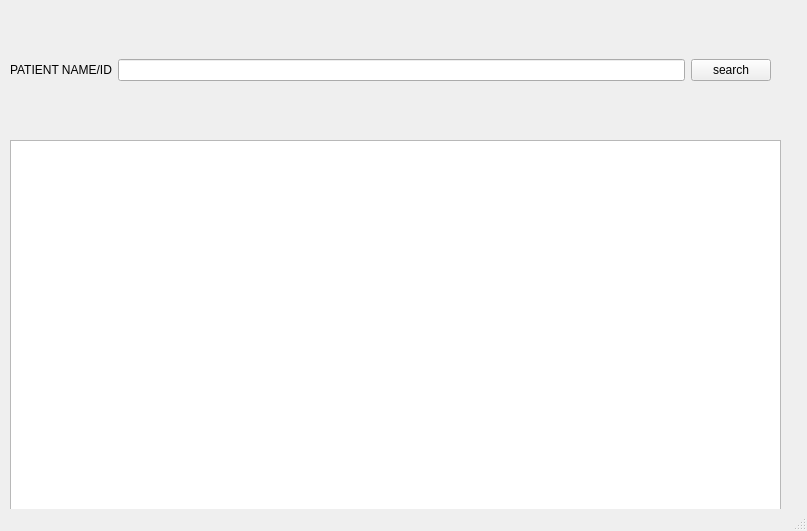
<?xml version="1.0" encoding="UTF-8"?>
<ui version="4.0">
 <class>MainWindow</class>
 <widget class="QMainWindow" name="MainWindow">
  <property name="geometry">
   <rect>
    <x>0</x>
    <y>0</y>
    <width>807</width>
    <height>531</height>
   </rect>
  </property>
  <property name="windowTitle">
   <string>MainWindow</string>
  </property>
  <widget class="QWidget" name="centralwidget">
   <widget class="QStackedWidget" name="stackedWidget">
    <property name="geometry">
     <rect>
      <x>0</x>
      <y>10</y>
      <width>811</width>
      <height>531</height>
     </rect>
    </property>
    <property name="currentIndex">
     <number>3</number>
    </property>
    <widget class="QWidget" name="aa">
     <widget class="QLineEdit" name="lineEditID">
      <property name="geometry">
       <rect>
        <x>320</x>
        <y>330</y>
        <width>171</width>
        <height>20</height>
       </rect>
      </property>
     </widget>
     <widget class="QPushButton" name="pushButtonLogin">
      <property name="geometry">
       <rect>
        <x>340</x>
        <y>360</y>
        <width>111</width>
        <height>51</height>
       </rect>
      </property>
      <property name="text">
       <string>Enter</string>
      </property>
     </widget>
     <widget class="QLabel" name="label">
      <property name="geometry">
       <rect>
        <x>160</x>
        <y>80</y>
        <width>531</width>
        <height>81</height>
       </rect>
      </property>
      <property name="font">
       <font>
        <family>Baskerville Old Face</family>
        <pointsize>20</pointsize>
       </font>
      </property>
      <property name="text">
       <string>Medical Record Management System</string>
      </property>
     </widget>
     <widget class="QLabel" name="label_2">
      <property name="geometry">
       <rect>
        <x>290</x>
        <y>330</y>
        <width>63</width>
        <height>20</height>
       </rect>
      </property>
      <property name="text">
       <string>ID:</string>
      </property>
     </widget>
     <widget class="QRadioButton" name="radioAdmin">
      <property name="geometry">
       <rect>
        <x>290</x>
        <y>290</y>
        <width>112</width>
        <height>26</height>
       </rect>
      </property>
      <property name="text">
       <string>ADMIN</string>
      </property>
      <attribute name="buttonGroup">
       <string notr="true">buttonGroup</string>
      </attribute>
     </widget>
     <widget class="QRadioButton" name="radioPatient">
      <property name="geometry">
       <rect>
        <x>410</x>
        <y>290</y>
        <width>112</width>
        <height>26</height>
       </rect>
      </property>
      <property name="text">
       <string>PATIENT</string>
      </property>
      <attribute name="buttonGroup">
       <string notr="true">buttonGroup</string>
      </attribute>
     </widget>
    </widget>
    <widget class="QWidget" name="bb">
     <widget class="QWidget" name="verticalLayoutWidget">
      <property name="geometry">
       <rect>
        <x>20</x>
        <y>30</y>
        <width>731</width>
        <height>51</height>
       </rect>
      </property>
      <layout class="QVBoxLayout" name="verticalLayout">
       <item>
        <widget class="QLabel" name="label_3">
         <property name="font">
          <font>
           <pointsize>11</pointsize>
           <bold>true</bold>
          </font>
         </property>
         <property name="text">
          <string>Patient Information</string>
         </property>
        </widget>
       </item>
       <item>
        <widget class="Line" name="line">
         <property name="orientation">
          <enum>Qt::Orientation::Horizontal</enum>
         </property>
        </widget>
       </item>
      </layout>
     </widget>
     <widget class="QWidget" name="formLayoutWidget">
      <property name="geometry">
       <rect>
        <x>20</x>
        <y>80</y>
        <width>537</width>
        <height>178</height>
       </rect>
      </property>
      <layout class="QFormLayout" name="formLayout">
       <item row="0" column="0">
        <widget class="QLabel" name="label_4">
         <property name="text">
          <string>Surname:</string>
         </property>
        </widget>
       </item>
       <item row="0" column="1">
        <widget class="QLineEdit" name="lineEditSurname"/>
       </item>
       <item row="1" column="0">
        <widget class="QLabel" name="label_7">
         <property name="text">
          <string>Middle Name:</string>
         </property>
        </widget>
       </item>
       <item row="1" column="1">
        <widget class="QLineEdit" name="lineEditMI"/>
       </item>
       <item row="2" column="0">
        <widget class="QLabel" name="label_5">
         <property name="text">
          <string>First Name:</string>
         </property>
        </widget>
       </item>
       <item row="2" column="1">
        <widget class="QLineEdit" name="lineEditFirst"/>
       </item>
       <item row="3" column="0">
        <layout class="QHBoxLayout" name="horizontalLayout_2">
         <item>
          <widget class="QLabel" name="label_10">
           <property name="text">
            <string>Sex:</string>
           </property>
          </widget>
         </item>
         <item>
          <widget class="QRadioButton" name="radioButton_4">
           <property name="text">
            <string>M</string>
           </property>
          </widget>
         </item>
         <item>
          <widget class="QRadioButton" name="radioButton_3">
           <property name="text">
            <string>F</string>
           </property>
          </widget>
         </item>
        </layout>
       </item>
       <item row="3" column="1">
        <layout class="QHBoxLayout" name="horizontalLayout">
         <item>
          <widget class="QLabel" name="label_8">
           <property name="text">
            <string>Suffix:</string>
           </property>
          </widget>
         </item>
         <item>
          <widget class="QComboBox" name="comboBox"/>
         </item>
         <item>
          <widget class="QLabel" name="label_6">
           <property name="text">
            <string>Age:</string>
           </property>
          </widget>
         </item>
         <item>
          <widget class="QComboBox" name="comboBox_2"/>
         </item>
        </layout>
       </item>
       <item row="4" column="0">
        <layout class="QHBoxLayout" name="horizontalLayout_4">
         <item>
          <widget class="QLabel" name="label_11">
           <property name="text">
            <string>Birthdate:</string>
           </property>
          </widget>
         </item>
         <item>
          <widget class="QDateEdit" name="dateEdit">
           <property name="calendarPopup">
            <bool>true</bool>
           </property>
          </widget>
         </item>
        </layout>
       </item>
       <item row="4" column="1">
        <layout class="QHBoxLayout" name="horizontalLayout_3">
         <item>
          <widget class="QLabel" name="label_9">
           <property name="text">
            <string>Blood Type:</string>
           </property>
          </widget>
         </item>
         <item>
          <widget class="QComboBox" name="comboBox_3"/>
         </item>
         <item>
          <widget class="QLabel" name="label_14">
           <property name="text">
            <string>Civil Status:</string>
           </property>
          </widget>
         </item>
         <item>
          <widget class="QComboBox" name="comboBox_4"/>
         </item>
        </layout>
       </item>
      </layout>
     </widget>
     <widget class="QWidget" name="formLayoutWidget_2">
      <property name="geometry">
       <rect>
        <x>560</x>
        <y>80</y>
        <width>241</width>
        <height>206</height>
       </rect>
      </property>
      <layout class="QFormLayout" name="formLayout_4">
       <item row="0" column="0">
        <widget class="QLabel" name="label_15">
         <property name="text">
          <string>Place of Birth:</string>
         </property>
        </widget>
       </item>
       <item row="0" column="1">
        <widget class="QLineEdit" name="lineEditbirth"/>
       </item>
       <item row="1" column="0">
        <widget class="QLabel" name="label_16">
         <property name="text">
          <string>Contact No.</string>
         </property>
        </widget>
       </item>
       <item row="1" column="1">
        <widget class="QLineEdit" name="lineEditContact"/>
       </item>
       <item row="2" column="0">
        <widget class="QLabel" name="label_12">
         <property name="text">
          <string>Religion:</string>
         </property>
        </widget>
       </item>
       <item row="2" column="1">
        <widget class="QLineEdit" name="lineEditReligion"/>
       </item>
       <item row="3" column="0">
        <widget class="QLabel" name="label_13">
         <property name="text">
          <string>Nationality:</string>
         </property>
        </widget>
       </item>
       <item row="3" column="1">
        <widget class="QLineEdit" name="lineEditNation"/>
       </item>
       <item row="4" column="0">
        <widget class="QLabel" name="label_18">
         <property name="text">
          <string>Patient ID:</string>
         </property>
        </widget>
       </item>
       <item row="4" column="1">
        <widget class="QLineEdit" name="lineEditID2"/>
       </item>
      </layout>
     </widget>
     <widget class="QTabWidget" name="tabWidget">
      <property name="geometry">
       <rect>
        <x>30</x>
        <y>260</y>
        <width>731</width>
        <height>231</height>
       </rect>
      </property>
      <property name="maximumSize">
       <size>
        <width>16777215</width>
        <height>16777215</height>
       </size>
      </property>
      <property name="currentIndex">
       <number>1</number>
      </property>
      <property name="documentMode">
       <bool>false</bool>
      </property>
      <widget class="QWidget" name="tab">
       <attribute name="title">
        <string>History</string>
       </attribute>
      </widget>
      <widget class="QWidget" name="tab_2">
       <attribute name="title">
        <string>Other Information</string>
       </attribute>
      </widget>
     </widget>
     <widget class="QPushButton" name="pushButton_2">
      <property name="geometry">
       <rect>
        <x>690</x>
        <y>250</y>
        <width>83</width>
        <height>29</height>
       </rect>
      </property>
      <property name="font">
       <font>
        <bold>true</bold>
       </font>
      </property>
      <property name="text">
       <string>Submit</string>
      </property>
     </widget>
     <widget class="QCommandLinkButton" name="commandLinkButton">
      <property name="geometry">
       <rect>
        <x>20</x>
        <y>0</y>
        <width>71</width>
        <height>41</height>
       </rect>
      </property>
      <property name="text">
       <string>Back</string>
      </property>
     </widget>
     <widget class="QPushButton" name="list">
      <property name="geometry">
       <rect>
        <x>100</x>
        <y>0</y>
        <width>83</width>
        <height>29</height>
       </rect>
      </property>
      <property name="text">
       <string>List</string>
      </property>
     </widget>
    </widget>
    <widget class="QWidget" name="cc">
     <widget class="QTabWidget" name="tabWidget_2">
      <property name="geometry">
       <rect>
        <x>20</x>
        <y>240</y>
        <width>731</width>
        <height>241</height>
       </rect>
      </property>
      <property name="maximumSize">
       <size>
        <width>16777215</width>
        <height>16777215</height>
       </size>
      </property>
      <property name="currentIndex">
       <number>1</number>
      </property>
      <property name="documentMode">
       <bool>false</bool>
      </property>
      <widget class="QWidget" name="tab_5">
       <attribute name="title">
        <string>History</string>
       </attribute>
      </widget>
      <widget class="QWidget" name="tab_6">
       <attribute name="title">
        <string>Other Information</string>
       </attribute>
      </widget>
     </widget>
     <widget class="QWidget" name="verticalLayoutWidget_2">
      <property name="geometry">
       <rect>
        <x>10</x>
        <y>10</y>
        <width>741</width>
        <height>41</height>
       </rect>
      </property>
      <layout class="QVBoxLayout" name="verticalLayout_8">
       <item>
        <widget class="QLabel" name="label_31">
         <property name="font">
          <font>
           <pointsize>11</pointsize>
           <bold>true</bold>
          </font>
         </property>
         <property name="text">
          <string>Patient Information</string>
         </property>
        </widget>
       </item>
       <item>
        <widget class="Line" name="line_3">
         <property name="orientation">
          <enum>Qt::Orientation::Horizontal</enum>
         </property>
        </widget>
       </item>
      </layout>
     </widget>
     <widget class="QWidget" name="formLayoutWidget_3">
      <property name="geometry">
       <rect>
        <x>30</x>
        <y>60</y>
        <width>537</width>
        <height>205</height>
       </rect>
      </property>
      <layout class="QFormLayout" name="formLayout_7">
       <item row="0" column="0">
        <widget class="QLabel" name="label_32">
         <property name="text">
          <string>Surname:</string>
         </property>
        </widget>
       </item>
       <item row="0" column="1">
        <widget class="QLineEdit" name="lineEdit_16"/>
       </item>
       <item row="1" column="0">
        <widget class="QLabel" name="label_33">
         <property name="text">
          <string>Middle Name:</string>
         </property>
        </widget>
       </item>
       <item row="1" column="1">
        <widget class="QLineEdit" name="lineEdit_17"/>
       </item>
       <item row="2" column="0">
        <widget class="QLabel" name="label_34">
         <property name="text">
          <string>First Name:</string>
         </property>
        </widget>
       </item>
       <item row="2" column="1">
        <widget class="QLineEdit" name="lineEdit_18"/>
       </item>
       <item row="3" column="0">
        <layout class="QHBoxLayout" name="horizontalLayout_12">
         <item>
          <widget class="QLabel" name="label_35">
           <property name="text">
            <string>Sex:</string>
           </property>
          </widget>
         </item>
         <item>
          <widget class="QRadioButton" name="radioButton_7">
           <property name="text">
            <string>M</string>
           </property>
          </widget>
         </item>
         <item>
          <widget class="QRadioButton" name="radioButton_8">
           <property name="text">
            <string>F</string>
           </property>
          </widget>
         </item>
        </layout>
       </item>
       <item row="3" column="1">
        <layout class="QHBoxLayout" name="horizontalLayout_13">
         <item>
          <widget class="QLabel" name="label_36">
           <property name="text">
            <string>Suffix:</string>
           </property>
          </widget>
         </item>
         <item>
          <widget class="QComboBox" name="comboBox_9"/>
         </item>
         <item>
          <widget class="QLabel" name="label_37">
           <property name="text">
            <string>Age:</string>
           </property>
          </widget>
         </item>
         <item>
          <widget class="QComboBox" name="comboBox_10"/>
         </item>
        </layout>
       </item>
       <item row="4" column="0">
        <layout class="QHBoxLayout" name="horizontalLayout_14">
         <item>
          <widget class="QLabel" name="label_38">
           <property name="text">
            <string>Birthdate:</string>
           </property>
          </widget>
         </item>
         <item>
          <widget class="QDateEdit" name="dateEdit_3">
           <property name="calendarPopup">
            <bool>true</bool>
           </property>
          </widget>
         </item>
        </layout>
       </item>
       <item row="4" column="1">
        <layout class="QHBoxLayout" name="horizontalLayout_15">
         <item>
          <widget class="QLabel" name="label_39">
           <property name="text">
            <string>Blood Type:</string>
           </property>
          </widget>
         </item>
         <item>
          <widget class="QComboBox" name="comboBox_11"/>
         </item>
         <item>
          <widget class="QLabel" name="label_40">
           <property name="text">
            <string>Civil Status:</string>
           </property>
          </widget>
         </item>
         <item>
          <widget class="QComboBox" name="comboBox_12"/>
         </item>
        </layout>
       </item>
      </layout>
     </widget>
     <widget class="QWidget" name="formLayoutWidget_4">
      <property name="geometry">
       <rect>
        <x>570</x>
        <y>60</y>
        <width>221</width>
        <height>170</height>
       </rect>
      </property>
      <layout class="QFormLayout" name="formLayout_8">
       <item row="0" column="0">
        <widget class="QLabel" name="label_43">
         <property name="text">
          <string>Place of Birth:</string>
         </property>
        </widget>
       </item>
       <item row="0" column="1">
        <widget class="QLineEdit" name="lineEdit_21"/>
       </item>
       <item row="1" column="1">
        <widget class="QLineEdit" name="lineEdit_22"/>
       </item>
       <item row="2" column="0">
        <widget class="QLabel" name="label_41">
         <property name="text">
          <string>Religion:</string>
         </property>
        </widget>
       </item>
       <item row="2" column="1">
        <widget class="QLineEdit" name="lineEdit_19"/>
       </item>
       <item row="3" column="0">
        <widget class="QLabel" name="label_42">
         <property name="text">
          <string>Nationality:</string>
         </property>
        </widget>
       </item>
       <item row="3" column="1">
        <widget class="QLineEdit" name="lineEdit_20"/>
       </item>
       <item row="1" column="0">
        <widget class="QLabel" name="label_44">
         <property name="text">
          <string>Contact No.</string>
         </property>
        </widget>
       </item>
       <item row="4" column="0">
        <widget class="QLabel" name="label_17">
         <property name="text">
          <string>Patient ID:</string>
         </property>
        </widget>
       </item>
       <item row="4" column="1">
        <widget class="QLineEdit" name="lineEdit"/>
       </item>
      </layout>
     </widget>
    </widget>
    <widget class="QWidget" name="listpage">
     <widget class="QWidget" name="gridLayoutWidget">
      <property name="geometry">
       <rect>
        <x>10</x>
        <y>20</y>
        <width>761</width>
        <height>81</height>
       </rect>
      </property>
      <layout class="QGridLayout" name="gridLayout_2">
       <item row="0" column="2">
        <layout class="QVBoxLayout" name="verticalLayout_9">
         <item>
          <layout class="QHBoxLayout" name="horizontalLayout_17">
           <item>
            <layout class="QVBoxLayout" name="verticalLayout_10">
             <item>
              <widget class="QPushButton" name="pushButton_3">
               <property name="text">
                <string>search</string>
               </property>
              </widget>
             </item>
            </layout>
           </item>
          </layout>
         </item>
        </layout>
       </item>
       <item row="0" column="0">
        <widget class="QLabel" name="label_45">
         <property name="text">
          <string>PATIENT NAME/ID</string>
         </property>
        </widget>
       </item>
       <item row="0" column="1">
        <widget class="QLineEdit" name="lineEdit_23"/>
       </item>
      </layout>
     </widget>
     <widget class="QTableWidget" name="tableWidget">
      <property name="geometry">
       <rect>
        <x>10</x>
        <y>130</y>
        <width>771</width>
        <height>371</height>
       </rect>
      </property>
     </widget>
    </widget>
   </widget>
  </widget>
  <widget class="QStatusBar" name="statusbar"/>
 </widget>
 <resources/>
 <connections/>
 <buttongroups>
  <buttongroup name="buttonGroup"/>
 </buttongroups>
</ui>
